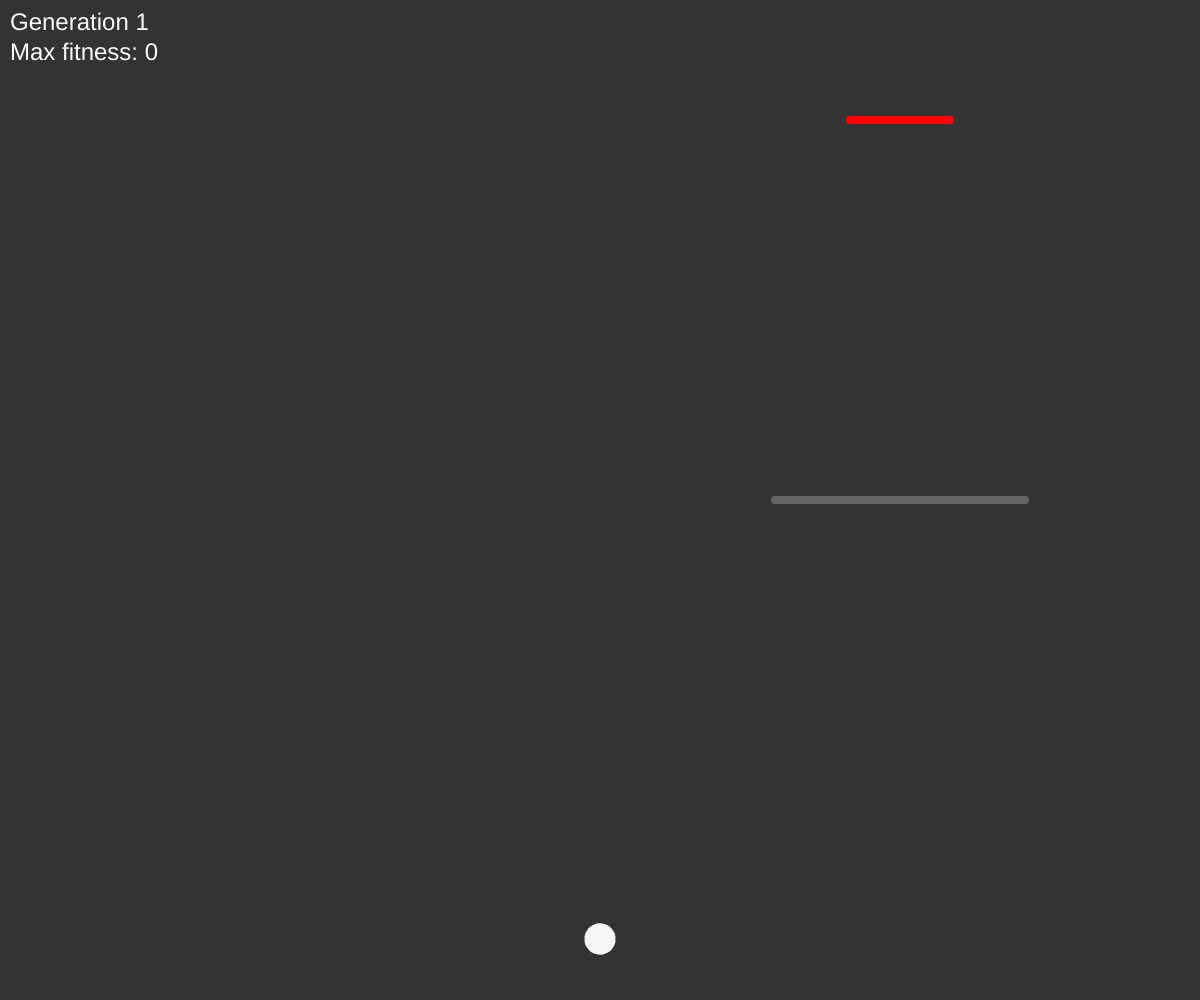
Frame 1 (no input)
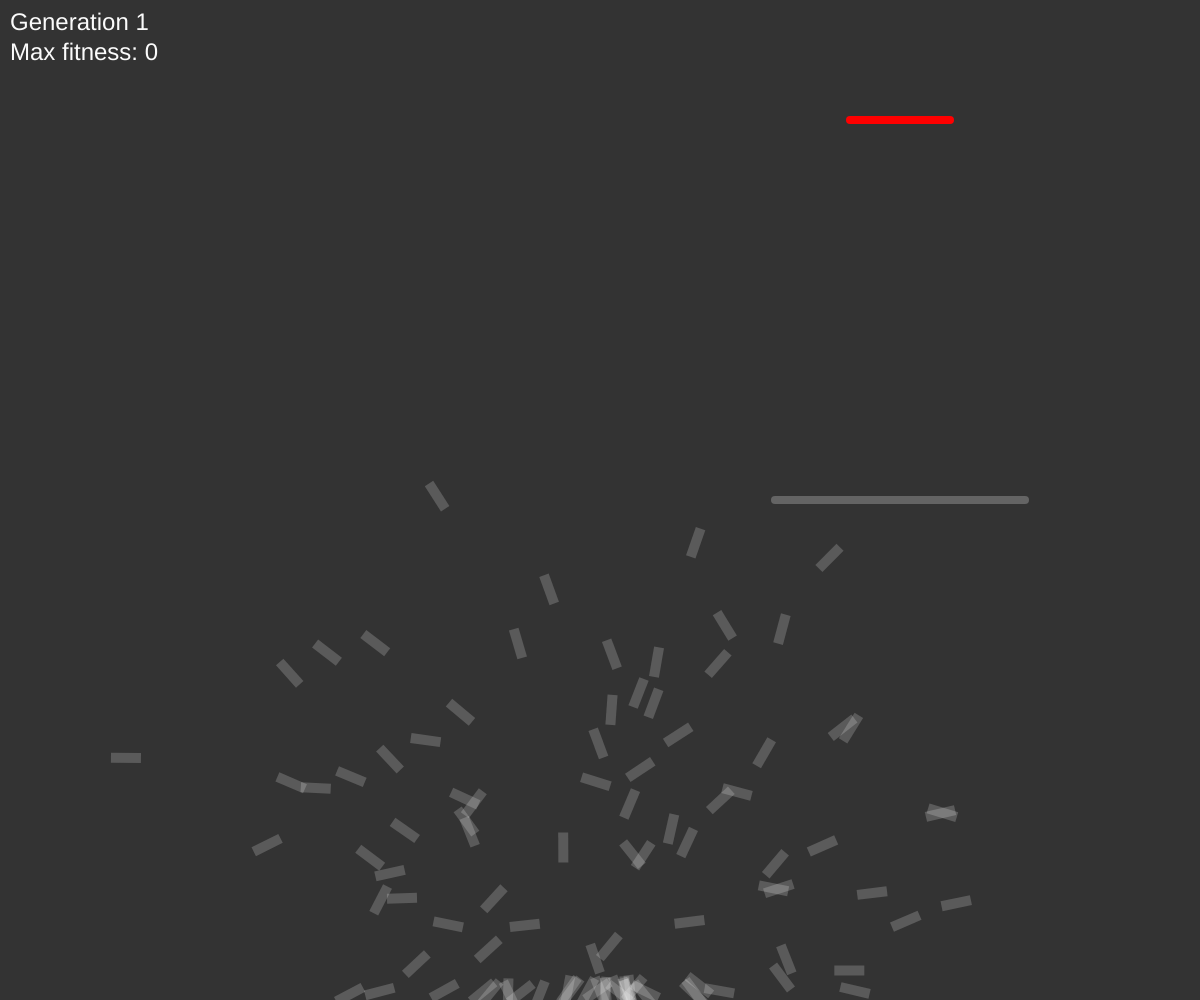
Frame 60 (no input)
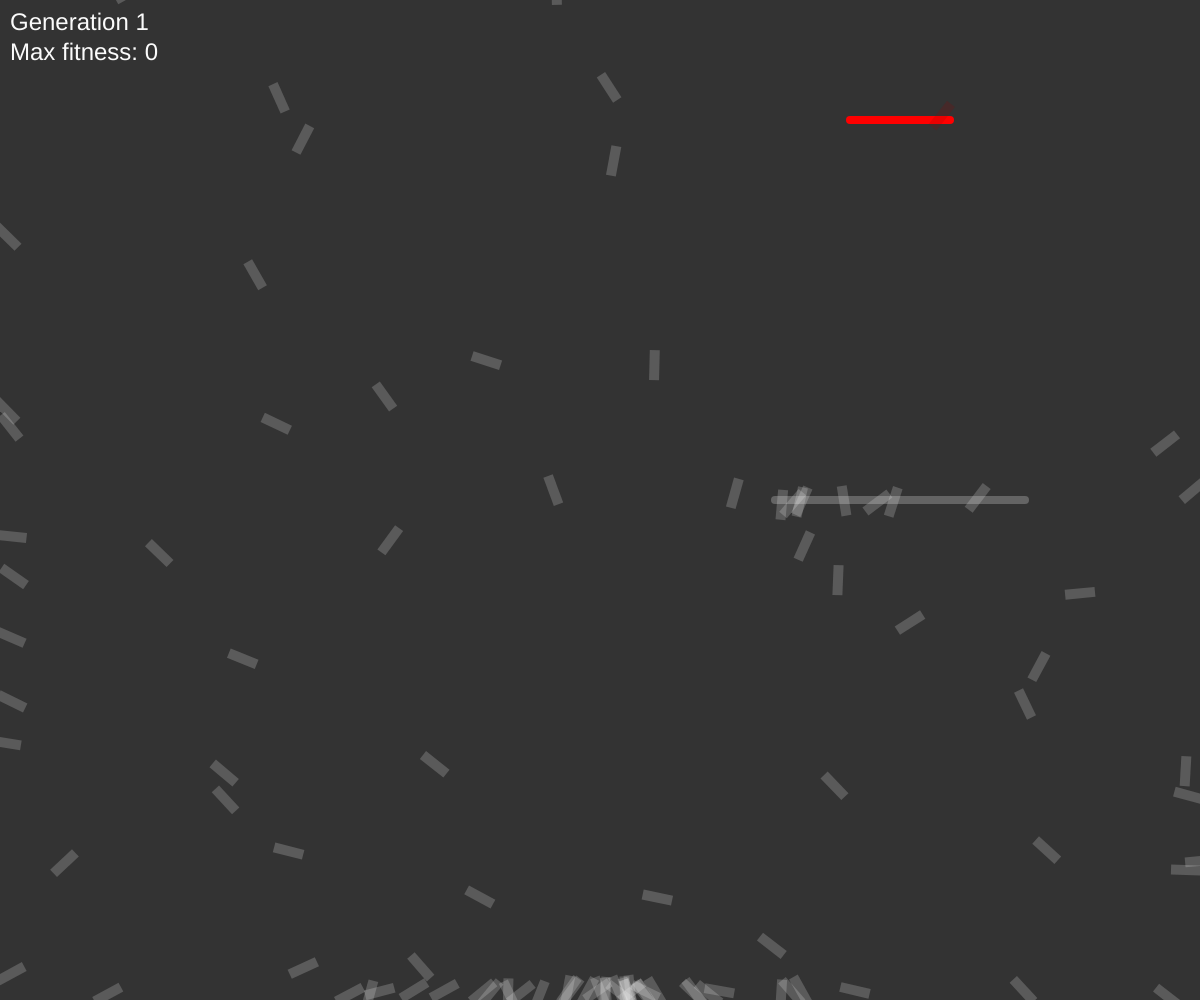
Frame 120 (the mouse pressed at the canvas centre since frame 60)

The p5.js sketch that drew these frames (run headless with seeded random() and noise() and a simulated clock; from frame 60 on, the mouse is pressed at the canvas centre):

// p5.js sketch
// ── sketch.js
// var rockets;
var n = 100;
var goalsize = 100;
var goal;
var obstaclesize = 250;
var obstacle;
var obstacleCreated = false;
var lifespan = 200;
var gen;
var count;
var gencount = 1;
var global_max_fitness = 0;

function setup() {
	createCanvas(windowWidth, windowHeight);

	goal = createVector(int(random(1, 8))*width/8, int(random(100, 200)));
	obstacle = createVector(int(random(1, 8))*width/8, int(random(1, 4))*height/4);

	count = 0;
	fill(251);
	rectMode(CENTER);
	gen = new Generation(1);
	
}

function draw() {
	background(51);
	createGoal();
	createObstacle();

	gen.show();

	count++;
	if(count == lifespan){
		gen.update();
		gen.selection();
		count = 0;
		gencount++;
	}

	var genstr = 'Generation ' + String(gencount); 
	textSize(24);
	text(genstr, 10, 30);
	text('Max fitness: ' + String(global_max_fitness), 10, 60);
}



function createGoal(){
	strokeWeight(8);
	stroke(255, 0, 0);
	line(goal.x - goalsize/2, goal.y, goal.x + goalsize/2, goal.y);
	noStroke();
}

function createObstacle(){
	strokeWeight(8);
	stroke(100);
	line(obstacle.x - obstaclesize/2, obstacle.y, obstacle.x + obstaclesize/2, obstacle.y);
	noStroke();
	obstacleCreated = true;
}
// ── generation.js
class Generation{
	constructor(id){
		this.id = id;						//not used

		// create a generation of Rockets of given number
		this.rockets = new Array(n);
		for(var i = 0; i < n; i++){
			this.rockets[i] = new Rocket();
		}

		//mating pool (empty)
		this.matingpool = new Array();

		this.newGen = new Array(n);
		this.reachedCount = 0;
	}

//----------------------------update function----------------------------------
	update(){
		var maxfitness = 0;

		// for every rocket in the current generation
		// fitness is calculated and maxfitness is determined
		for(var i = 0; i < n; i++){
			this.rockets[i].evaluate();
			if(this.rockets[i].fitness > maxfitness){
				maxfitness = this.rockets[i].fitness;
			}
			if(this.rockets[i].reached) this.reachedCount++;
		}

		// global variables for display purposes
		global_max_fitness = round(maxfitness, 3);
		global_reachedCount = this.reachedCount;
		this.reachedCount = 0;

		// normalizing the fitness of all rockets
		// every fitness value is divided by the maxfitness
		// so most fit rocket has fitness = 1
		for(var i = 0; i < n; i++){
			this.rockets[i].fitness /= maxfitness;
		}


		// clear out the mating pool
		this.matingpool = [];

		// for every rocket multiply the fitness by some number and
		// put it in the mating pool that many number of times
		// so that during selection the rocket which is more fit is
		// more likely to be picked
		for(var i = 0; i < n; i++){
			var k = this.rockets[i].fitness * 20;		//arbitrary value
			for(var j = 0; j < k; j++){
				this.matingpool.push(this.rockets[i]);
			}

		}

	}
//-----------------------Natural selection-------------------------------------

	selection(){
		// create new child for the new generation
		for(var i = 0; i < n; i++){
			// choose two parents DNA from the mating pool randomly
			var parent1DNA = random(this.matingpool).DNA;
			var parent2DNA = random(this.matingpool).DNA;

			var childDNA = new Array();
			// choose an arbit number to crossover the DNA
			var cut = floor(random(n));

			// the DNA before that number is from parent 1
			// the DNA after  that number is from parent 2
			for(var j = 0; j < lifespan; j++){
				if(j > cut){
					childDNA.push(parent1DNA[j]);
				}
				else{
					childDNA.push(parent2DNA[j]);
				}
			}
			
			// new DNA is now created for every rocket
			// make a new rocket using the created DNA
			// this is inside the loop so we will make n rockets
			this.newGen[i] = new Rocket(childDNA);
			
		}

		// now we make the new generation of rockets as the current rockets
		// new generation is now playing
		this.rockets = this.newGen;
	}

//-----------------------------show function-----------------------------------
	show(){

		for(var i = 0; i < n; i++){
			this.rockets[i].show();
		}
	}

}
// ── rocket.js
class Rocket{
	constructor(dna){
		this.width = 30;
		this.height = 10;
		// current position of the rocket
		this.pos = createVector(width/2, height - this.height - 50);
		// Alive flag - used to stop updating the position if false
		this.alive = true;
		// Reached flag - no use except to change colour
		this.reached = false;
		// Hit wall flag - used to reduce fitness if rocket hits wall
		this.hitwall = false;
		// current heading of the rocket - direction where the rocket is pointing
		this.heading = createVector(0, -1);
		// DNA of the rocket, array of vectors containing the path to be taken
		// this DNA will be replicated to produce new rockets
		this.DNA = new Array(lifespan);
		// fitness score - used to determine, well, fitness.
		this.fitness = 0;
		// used to count the number of frames of animation
		this.count = 0;

		if(dna){
			//if DNA supplied, create rocket from it
			this.DNA = dna;
		}
		else{
			for(var i = 0; i < lifespan; i++){
				//else create random DNA
				this.DNA[i] = p5.Vector.random2D();
			}
		}
	}
//--------------------------------update function------------------------------
	update(){
		// every cycle, each element from DNA is vector-added
		// to the heading of the rocket and that heading is
		// add to the position of the rocket
		// basically position = velocity*time;
		push();
		translate(this.pos.x, this.pos.y);
		this.pos.add(this.heading);
		this.heading.add(this.DNA[this.count]);
		pop();

		// boundary condtions
		// die if reach boundary
		if(this.pos.x >= width-this.width/2 || this.pos.x <= this.width/2 || this.pos.y >= height-this.height || this.pos.y <= this.height/2){

			this.alive = false;	
			this.hitwall = true;
		} 

		// die if hit obstacle, set appropriate flags
		if(obstacleCreated == true && this.pos.x < obstacle.x+obstaclesize/2 && this.pos.x > obstacle.x-obstaclesize/2 && this.pos.y <= obstacle.y + this.height/2  && this.pos.y >= obstacle.y - this.height/2){

			this.alive = false;
			this.hitwall = true;
		}

		// appropriate flags if reached goal
		if(this.pos.x < goal.x+goalsize/2 && this.pos.x > goal.x-goalsize/2 && this.pos.y <= goal.y + this.height/2  && this.pos.y >= goal.y - this.height/2){
			this.alive = false;
			this.reached = true;
		}

		this.count++;
		if(this.count == lifespan){
			this.count = 0;
		}

	}

//-----------------------------calculate fitness-------------------------------

	evaluate(){
		// fitness is calculated as the inverse of the distance of
		// the rocket from the goal after completing lifespan
		// less distance => more fitness
		// if hit wall => fitness is reduced
		for(var i = 0; i < n; i++){
			var d = dist(this.pos.x, this.pos.y, goal.x, goal.y);
			this.fitness = abs(map(d, 0, width, 100, 0));
			if(this.hitwall) this.fitness = 0.1;
		}
	}

//--------------------------------show function--------------------------------
	show(){
		if(this.alive){
			this.update();
		}

		// drawing the rocket at given position vector this.pos
		push();
		translate(this.pos.x, this.pos.y);
		rotate(this.heading.heading());
		fill(251, 50);
		if(this.reached) fill(150, 0, 0, 50);
		rect(0, 0, this.width, this.height);
		pop();

	}
}
